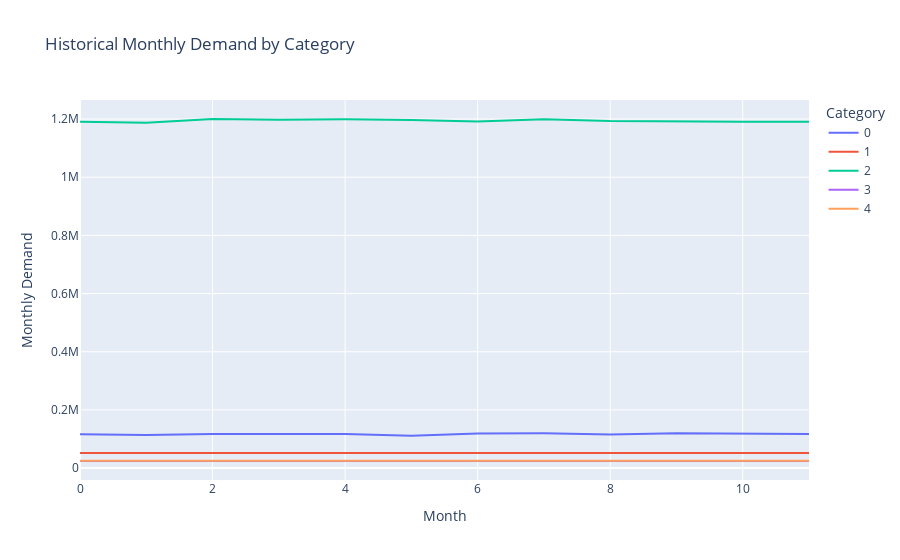

This figure's notebook cell:
### Code cell
#Plot the historical monthly demand by category as line charts to show the trend over time.
fig = px.line(demand_agg, x='Month', y='Demand', color='Category', 
              title='Historical Monthly Demand by Category',
              labels={'Demand': 'Monthly Demand', 'Month': 'Month'})
fig.update_layout(xaxis_title='Month', yaxis_title='Monthly Demand')
fig.show()

### Figure 1 — Plotly figure (JSON) as saved in the notebook; plotly's stock layout.template omitted (floating-point values rounded to 4 significant figures)
{"data": [{"hovertemplate": "Category=0<br>Month=%{x}<br>Monthly Demand=%{y}<extra></extra>", "legendgroup": "0", "line": {"color": "#636efa", "dash": "solid"}, "marker": {"symbol": "circle"}, "mode": "lines", "name": "0", "orientation": "v", "showlegend": true, "type": "scatter", "x": [0, 1, 2, 3, 4, 5, 6, 7, 8, 9, 10, 11], "xaxis": "x", "y": [116146, 114002, 117272, 118400, 117009, 111528, 118922, 119780, 115961, 120102, 118380, 117454], "yaxis": "y"}, {"hovertemplate": "Category=1<br>Month=%{x}<br>Monthly Demand=%{y}<extra></extra>", "legendgroup": "1", "line": {"color": "#EF553B", "dash": "solid"}, "marker": {"symbol": "circle"}, "mode": "lines", "name": "1", "orientation": "v", "showlegend": true, "type": "scatter", "x": [0, 1, 2, 3, 4, 5, 6, 7, 8, 9, 10, 11], "xaxis": "x", "y": [52148, 51687, 51910, 51894, 51897, 52227, 52151, 51947, 52086, 52406, 51961, 52308], "yaxis": "y"}, {"hovertemplate": "Category=2<br>Month=%{x}<br>Monthly Demand=%{y}<extra></extra>", "legendgroup": "2", "line": {"color": "#00cc96", "dash": "solid"}, "marker": {"symbol": "circle"}, "mode": "lines", "name": "2", "orientation": "v", "showlegend": true, "type": "scatter", "x": [0, 1, 2, 3, 4, 5, 6, 7, 8, 9, 10, 11], "xaxis": "x", "y": [1190590, 1187350, 1200111, 1197877, 1199093, 1196798, 1191304, 1199559, 1193236, 1190949, 1191018, 1190849], "yaxis": "y"}, {"hovertemplate": "Category=3<br>Month=%{x}<br>Monthly Demand=%{y}<extra></extra>", "legendgroup": "3", "line": {"color": "#ab63fa", "dash": "solid"}, "marker": {"symbol": "circle"}, "mode": "lines", "name": "3", "orientation": "v", "showlegend": true, "type": "scatter", "x": [0, 1, 2, 3, 4, 5, 6, 7, 8, 9, 10, 11], "xaxis": "x", "y": [24861, 24990, 24630, 24911, 24444, 24484, 25056, 24553, 24660, 24684, 24768, 24769], "yaxis": "y"}, {"hovertemplate": "Category=4<br>Month=%{x}<br>Monthly Demand=%{y}<extra></extra>", "legendgroup": "4", "line": {"color": "#FFA15A", "dash": "solid"}, "marker": {"symbol": "circle"}, "mode": "lines", "name": "4", "orientation": "v", "showlegend": true, "type": "scatter", "x": [0, 1, 2, 3, 4, 5, 6, 7, 8, 9, 10, 11], "xaxis": "x", "y": [25497, 25692, 25458, 25312, 26072, 25521, 25420, 25400, 25819, 25281, 25573, 25729], "yaxis": "y"}], "layout": {"legend": {"title": {"text": "Category"}, "tracegroupgap": 0}, "title": {"text": "Historical Monthly Demand by Category"}, "xaxis": {"anchor": "y", "domain": [0, 1], "title": {"text": "Month"}}, "yaxis": {"anchor": "x", "domain": [0, 1], "title": {"text": "Monthly Demand"}}}}
